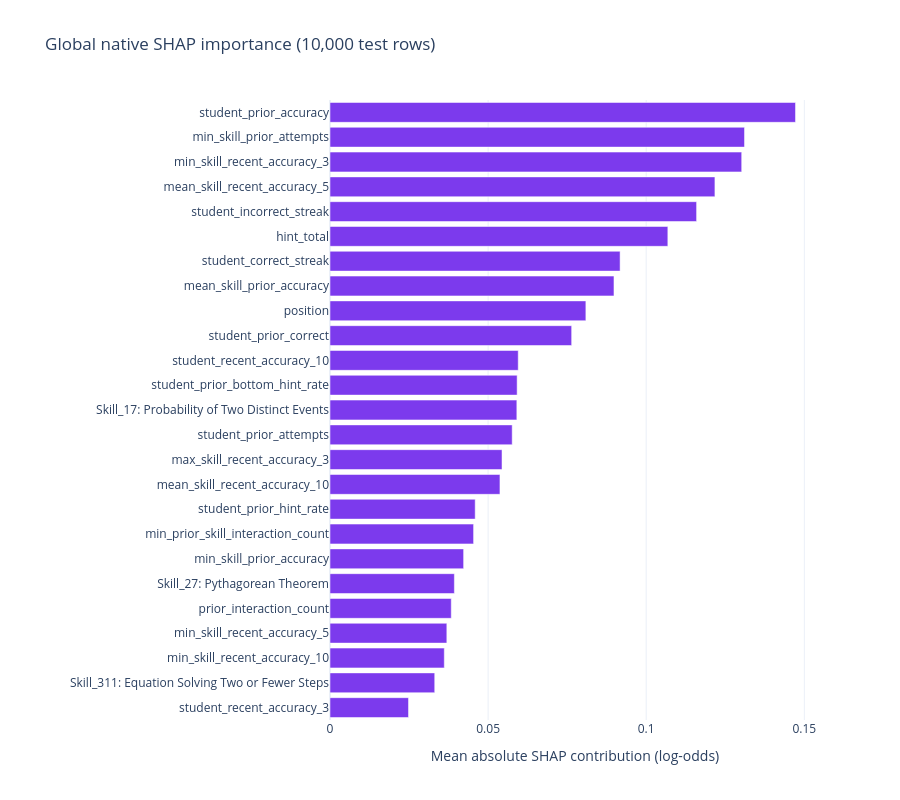

This figure's notebook cell:
### Code cell
shap_plot_data = shap_importance_table.head(25).sort_values("mean_absolute_shap")
shap_figure = go.Figure(
    go.Bar(
        x=shap_plot_data["mean_absolute_shap"],
        y=shap_plot_data["feature_label"],
        orientation="h",
        marker_color="#7C3AED",
        hovertemplate=(
            "%{y}<br>Mean |SHAP|: %{x:.4f} log-odds<extra></extra>"
        ),
    )
)
shap_figure.update_layout(
    title=f"Global native SHAP importance ({SHAP_SAMPLE_SIZE:,} test rows)",
    template="plotly_white",
    height=800,
    xaxis_title="Mean absolute SHAP contribution (log-odds)",
    yaxis_title=None,
    margin={"l": 330},
)
shap_figure.show()

### Figure 1 — Plotly figure (JSON) as saved in the notebook; plotly's stock layout.template omitted (floating-point values rounded to 4 significant figures)
{"data": [{"hovertemplate": "%{y}<br>Mean |SHAP|: %{x:.4f} log-odds<extra></extra>", "marker": {"color": "#7C3AED"}, "orientation": "h", "type": "bar", "x": [0.02483, 0.03312, 0.03614, 0.03695, 0.03835, 0.03933, 0.04226, 0.04541, 0.04592, 0.05375, 0.0544, 0.05762, 0.05909, 0.05918, 0.05952, 0.07642, 0.08092, 0.0898, 0.09174, 0.1068, 0.1159, 0.1217, 0.1302, 0.1311, 0.1472], "y": ["student_recent_accuracy_3", "Skill_311: Equation Solving Two or Fewer Steps", "min_skill_recent_accuracy_10", "min_skill_recent_accuracy_5", "prior_interaction_count", "Skill_27: Pythagorean Theorem", "min_skill_prior_accuracy", "min_prior_skill_interaction_count", "student_prior_hint_rate", "mean_skill_recent_accuracy_10", "max_skill_recent_accuracy_3", "student_prior_attempts", "Skill_17: Probability of Two Distinct Events", "student_prior_bottom_hint_rate", "student_recent_accuracy_10", "student_prior_correct", "position", "mean_skill_prior_accuracy", "student_correct_streak", "hint_total", "student_incorrect_streak", "mean_skill_recent_accuracy_5", "min_skill_recent_accuracy_3", "min_skill_prior_attempts", "student_prior_accuracy"]}], "layout": {"height": 800, "margin": {"l": 330}, "title": {"text": "Global native SHAP importance (10,000 test rows)"}, "xaxis": {"title": {"text": "Mean absolute SHAP contribution (log-odds)"}}, "yaxis": {"title": {}}}}
